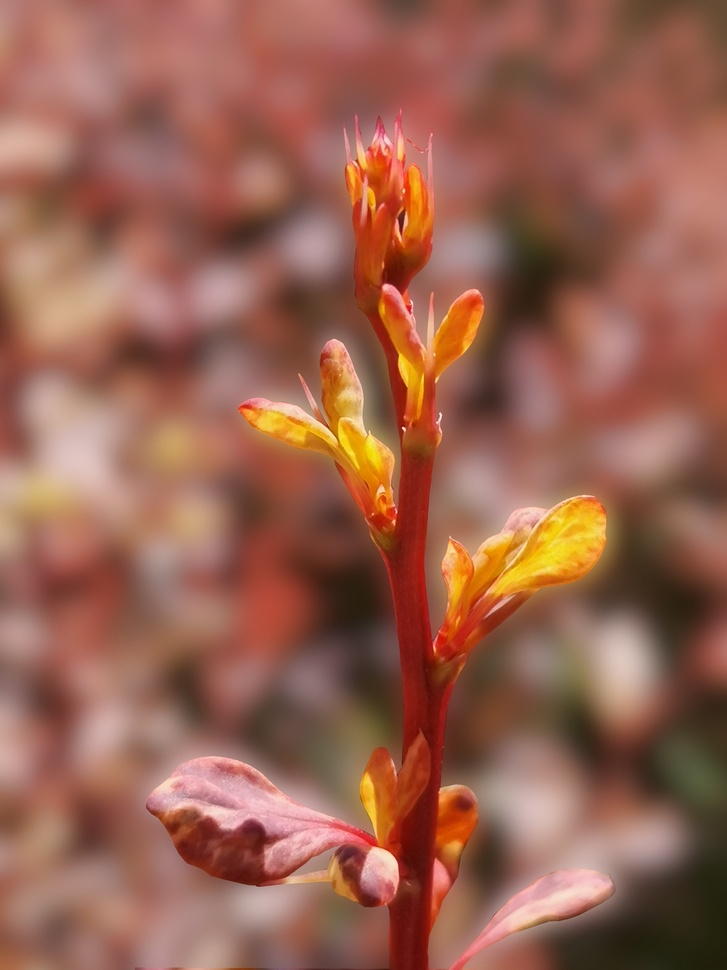
#> input picture res/IMG_20210531_124405.jpg, 727 x 970 px, shrunk from 1935 x 2580 before the run
$ python -i Detector.py   (imports and definitions only)
#> lines starting #> are read from the running program, lines starting #| are printed output that depends on the picture; after the words box and inside, x2 and y2 are one past the last pixel; in counts of white or black regions, pixels touching at a corner belong together
#> further down, picture is the input picture: shape (970, 727, 3); mean B, G, R 81.1, 98.7, 151.9
import cv2
import numpy as np

class ShapeDetector:
    def __init__(self):
        self.epsilon = 0.02
        self.shapes = {
            "Triangle": 3,
            "Square": 4,
            "Pentagon": 5,
            "Hexagon": 6,
            "Circle": 8
        }

    # [33 lines left out: functions get_shape, detect, get_bounding_rect, get_center, not called in this run]

    def pre_processing(self, image, show_interim=False, canny_lower=150, canny_upper=200, ksize=4 ):
#> called with show_interim = False, canny_lower = 150, canny_upper = 200, ksize = 4
        kernel = np.ones((ksize, ksize), np.uint8)
        imgGray = cv2.cvtColor(image, cv2.COLOR_BGR2GRAY)
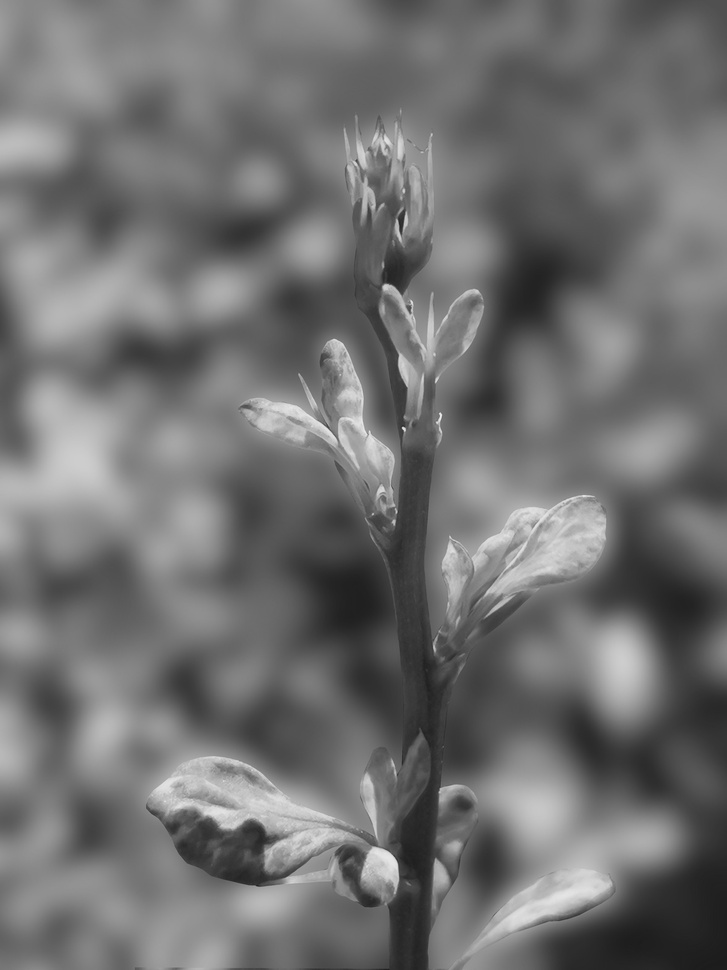
#> imgGray: shape (970, 727); min 28, max 237, mean 112.6
        imgCanny = cv2.Canny(imgGray, canny_lower, canny_upper)
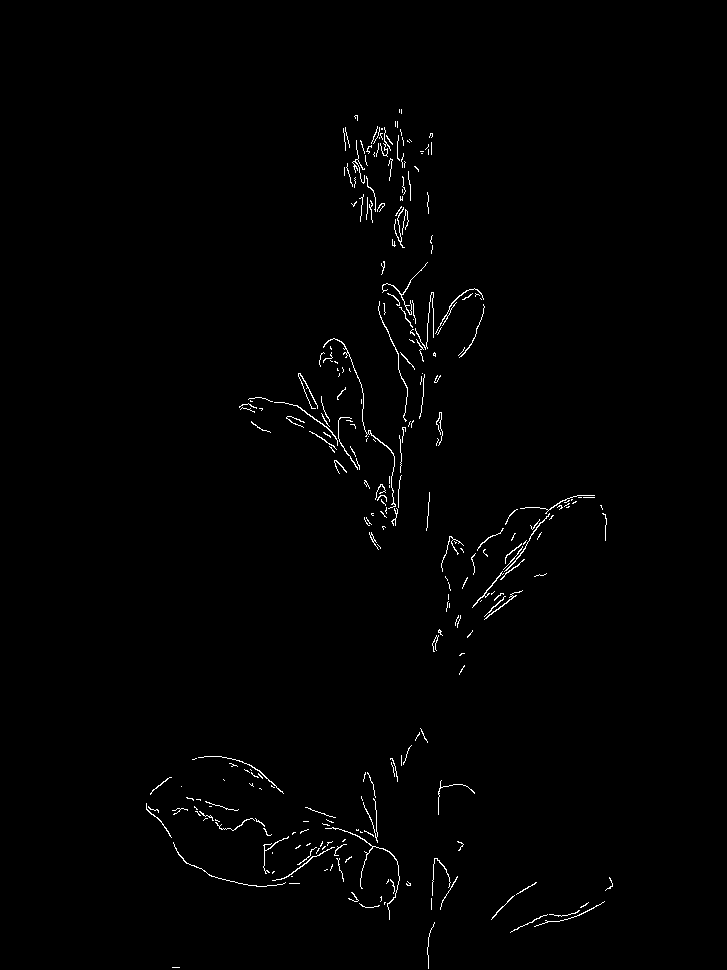
#> imgCanny: shape (970, 727); 0.94% white in thin lines or dots, all inside (x1, y1, x2, y2) = (146, 109, 613, 969)
        imgDilation = cv2.dilate(imgCanny, kernel, iterations=1)
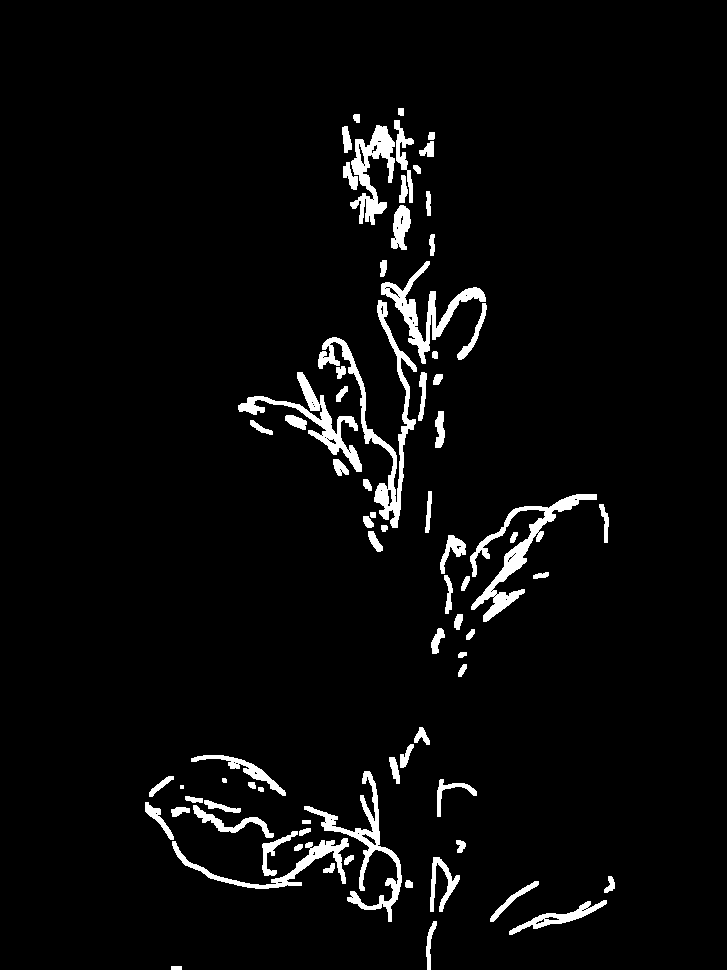
#> imgDilation: shape (970, 727); 4.1% white; 76 white regions (1 under 20 px), largest, box (x1, y1, x2, y2) and area: (318, 300, 417, 528) 3286, (470, 494, 597, 622) 2843, (304, 771, 402, 922) 2306
        imgErosion = cv2.erode(imgDilation, kernel, iterations=1)
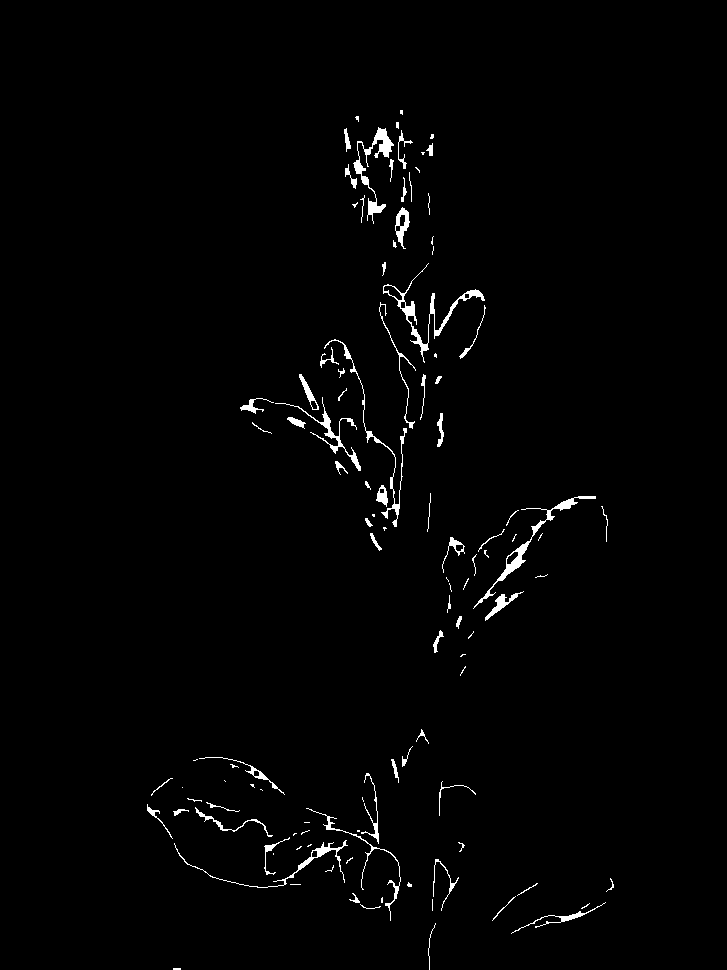
#> imgErosion: shape (970, 727); 1.4% white; 112 white regions (46 under 20 px), largest, box (x1, y1, x2, y2) and area: (383, 263, 485, 363) 928, (473, 496, 596, 609) 825, (353, 127, 394, 224) 811
        if show_interim:
            cv2.imshow("1.Gray", imgGray)
            cv2.imshow("2.Canny", imgCanny)
            cv2.imshow("3.Dilation", imgDilation)
            cv2.imshow("4.Erosion", imgErosion)
        return imgErosion

class ColorDetector:
    # [21 lines left out: functions __init__, get_color_label, not called in this run]

# [11 lines not run here, left out]

>>> import cv2
>>> picture = cv2.imread('../res/IMG_20210531_124405.jpg')
>>> result = ShapeDetector().pre_processing(picture)
